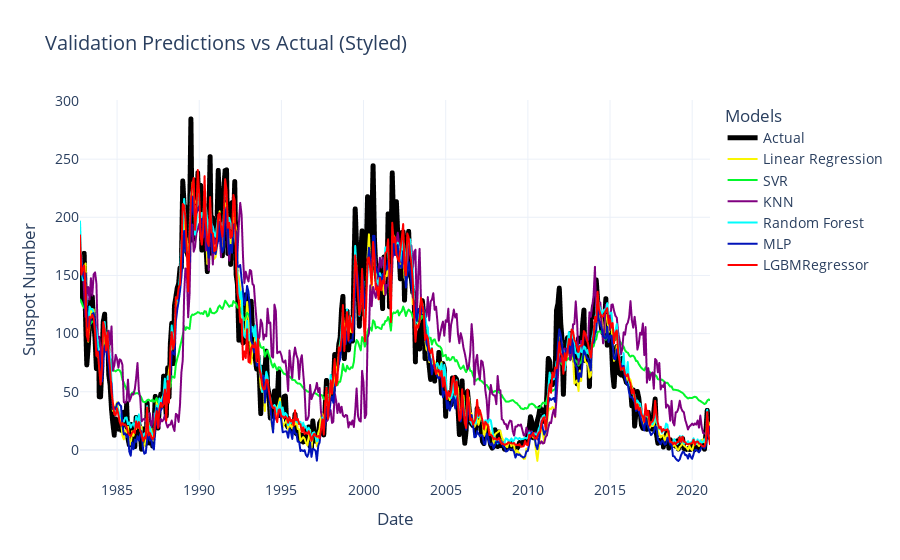

Write notebook code for a chart like this one.
### Code cell
import plotly.express as px
import plotly.io as pio




val_preds_long = val_preds.reset_index().melt(
    id_vars="Date",
    var_name="Model",
    value_name="Prediction"
)


color_map = {
    "Actual": "black",
    "Linear Regression": "#faf602",  
    "SVR": "#03f72c",                
    "KNN": "purple",                
    "Random Forest": "#00fcfc",      
    "MLP": "#0113b9",
    "LGBMRegressor":"red"                 
}


fig = px.line(
    val_preds_long,
    x="Date",
    y="Prediction",
    color="Model",
    title="Validation Predictions vs Actual (Styled)",
    labels={"Prediction": "Sunspot Number"},
    color_discrete_map=color_map
)


fig.for_each_trace(
    lambda trace: trace.update(line=dict(width=5)) if trace.name == "Actual"
    else trace.update(line=dict(width=2))
)


fig.update_layout(
    template="plotly_white",
    legend_title="Models",
    font=dict(size=14)
)

fig.show()

### Figure 1 — Plotly figure (JSON) as saved in the notebook; plotly's stock layout.template omitted (floating-point values rounded to 4 significant figures; data arrays with more than 128 entries replaced by an {"elided": "..."} marker saying what was removed)
{"data": [{"hovertemplate": "Model=Actual<br>Date=%{x}<br>Sunspot Number=%{y}<extra></extra>", "legendgroup": "Actual", "line": {"color": "black", "dash": "solid", "width": 5}, "marker": {"symbol": "circle"}, "mode": "lines", "name": "Actual", "showlegend": true, "type": "scattergl", "x": {"elided": "460 str values"}, "xaxis": "x", "y": {"elided": "460 float values"}, "yaxis": "y"}, {"hovertemplate": "Model=Linear Regression<br>Date=%{x}<br>Sunspot Number=%{y}<extra></extra>", "legendgroup": "Linear Regression", "line": {"color": "#faf602", "dash": "solid", "width": 2}, "marker": {"symbol": "circle"}, "mode": "lines", "name": "Linear Regression", "showlegend": true, "type": "scattergl", "x": {"elided": "460 str values"}, "xaxis": "x", "y": {"elided": "460 float values"}, "yaxis": "y"}, {"hovertemplate": "Model=SVR<br>Date=%{x}<br>Sunspot Number=%{y}<extra></extra>", "legendgroup": "SVR", "line": {"color": "#03f72c", "dash": "solid", "width": 2}, "marker": {"symbol": "circle"}, "mode": "lines", "name": "SVR", "showlegend": true, "type": "scattergl", "x": {"elided": "460 str values"}, "xaxis": "x", "y": {"elided": "460 float values"}, "yaxis": "y"}, {"hovertemplate": "Model=KNN<br>Date=%{x}<br>Sunspot Number=%{y}<extra></extra>", "legendgroup": "KNN", "line": {"color": "purple", "dash": "solid", "width": 2}, "marker": {"symbol": "circle"}, "mode": "lines", "name": "KNN", "showlegend": true, "type": "scattergl", "x": {"elided": "460 str values"}, "xaxis": "x", "y": {"elided": "460 float values"}, "yaxis": "y"}, {"hovertemplate": "Model=Random Forest<br>Date=%{x}<br>Sunspot Number=%{y}<extra></extra>", "legendgroup": "Random Forest", "line": {"color": "#00fcfc", "dash": "solid", "width": 2}, "marker": {"symbol": "circle"}, "mode": "lines", "name": "Random Forest", "showlegend": true, "type": "scattergl", "x": {"elided": "460 str values"}, "xaxis": "x", "y": {"elided": "460 float values"}, "yaxis": "y"}, {"hovertemplate": "Model=MLP<br>Date=%{x}<br>Sunspot Number=%{y}<extra></extra>", "legendgroup": "MLP", "line": {"color": "#0113b9", "dash": "solid", "width": 2}, "marker": {"symbol": "circle"}, "mode": "lines", "name": "MLP", "showlegend": true, "type": "scattergl", "x": {"elided": "460 str values"}, "xaxis": "x", "y": {"elided": "460 float values"}, "yaxis": "y"}, {"hovertemplate": "Model=LGBMRegressor<br>Date=%{x}<br>Sunspot Number=%{y}<extra></extra>", "legendgroup": "LGBMRegressor", "line": {"color": "red", "dash": "solid", "width": 2}, "marker": {"symbol": "circle"}, "mode": "lines", "name": "LGBMRegressor", "showlegend": true, "type": "scattergl", "x": {"elided": "460 str values"}, "xaxis": "x", "y": {"elided": "460 float values"}, "yaxis": "y"}], "layout": {"font": {"size": 14}, "legend": {"title": {"text": "Models"}, "tracegroupgap": 0}, "title": {"text": "Validation Predictions vs Actual (Styled)"}, "xaxis": {"anchor": "y", "domain": [0, 1], "title": {"text": "Date"}}, "yaxis": {"anchor": "x", "domain": [0, 1], "title": {"text": "Sunspot Number"}}}}
